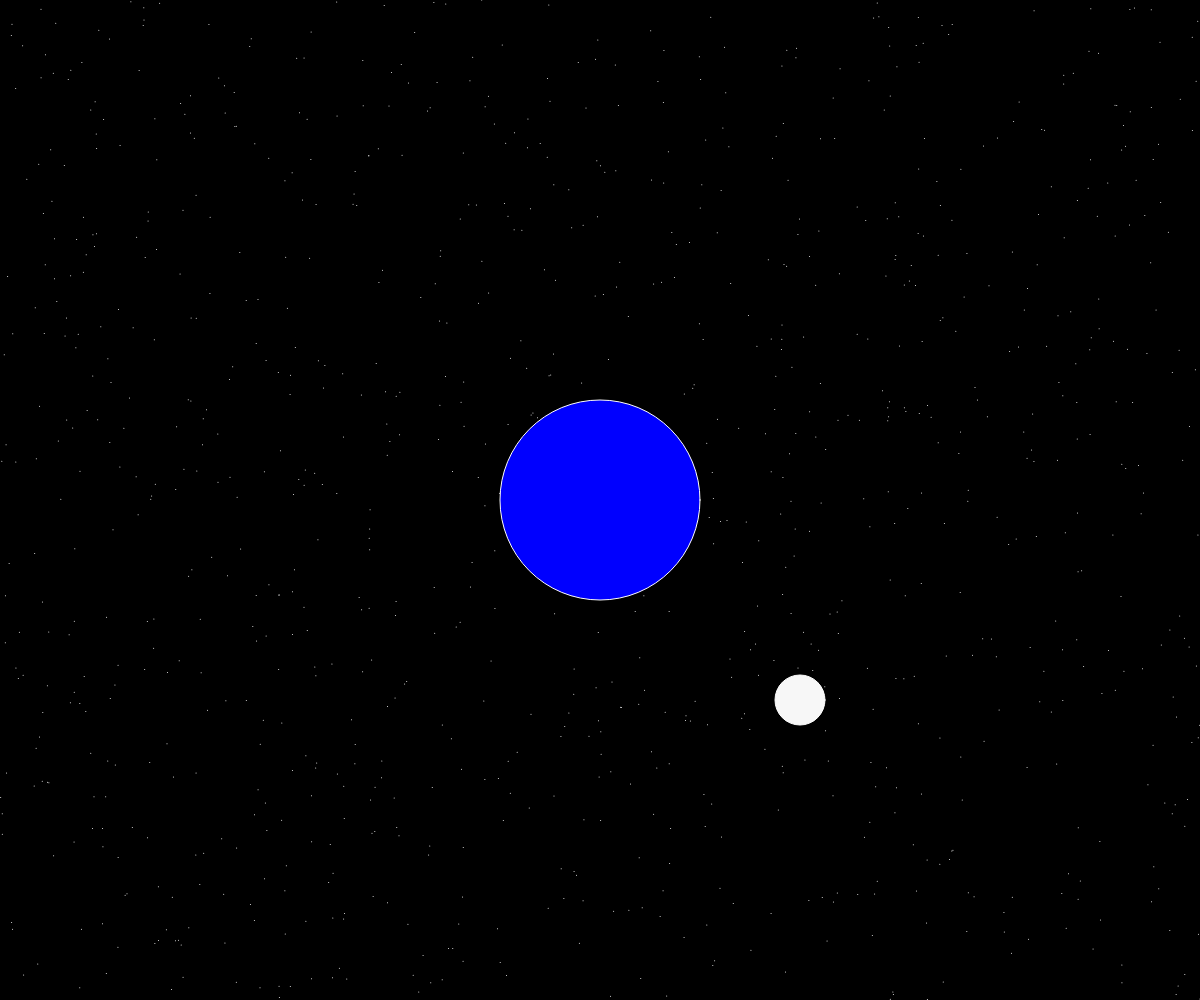
Frame 1 (no input)
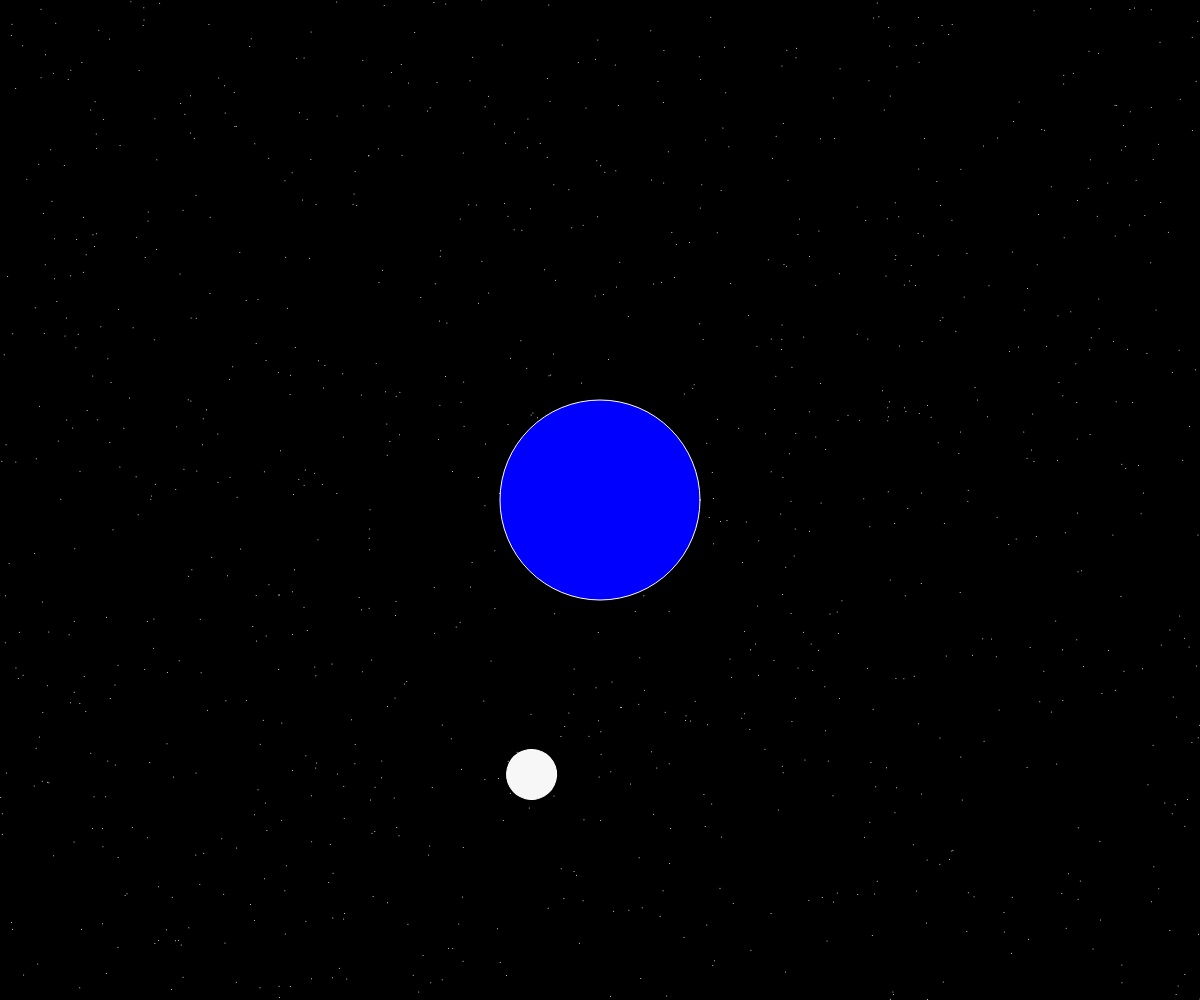
Frame 60 (no input)
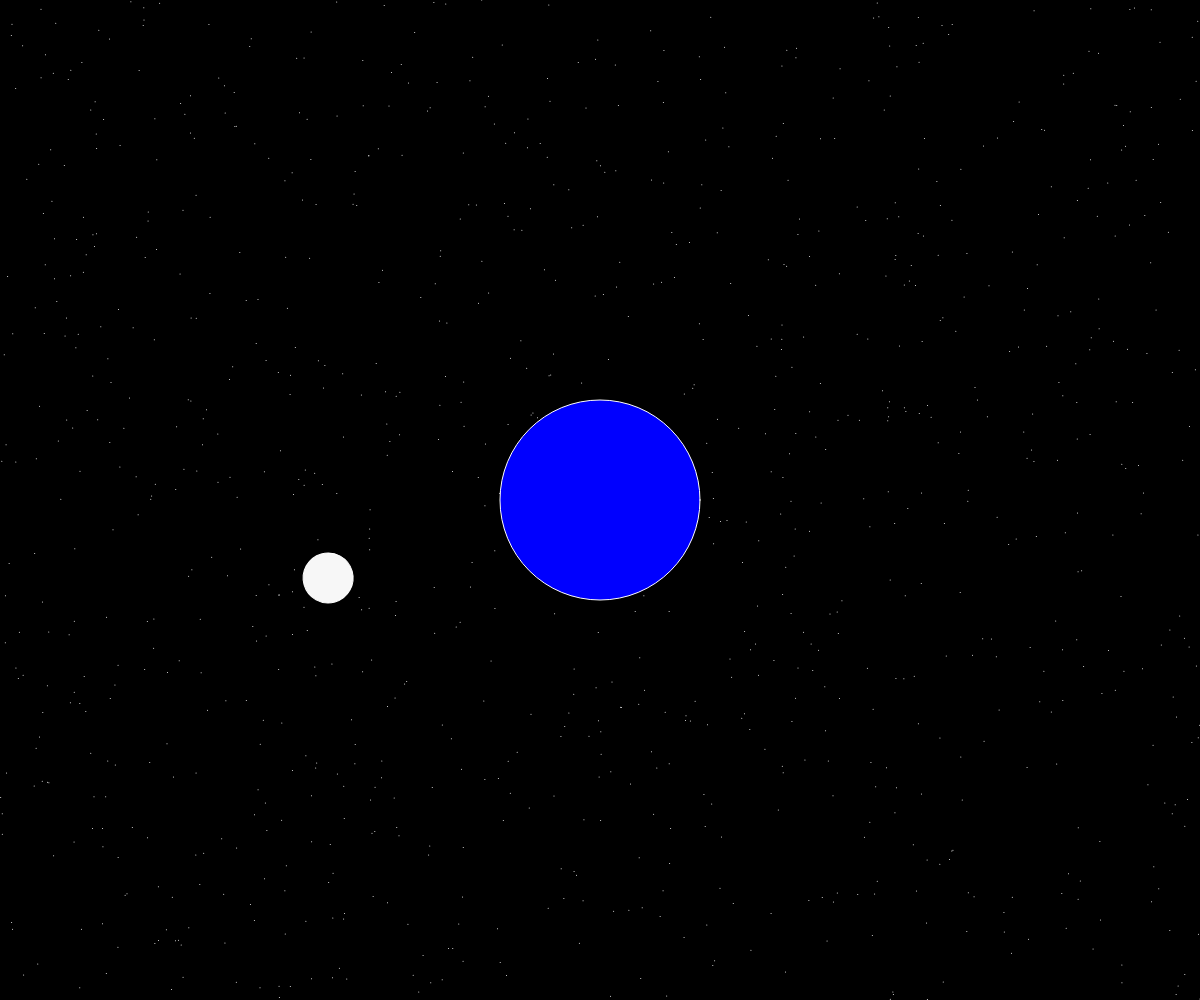
Frame 120 (the mouse pressed at the canvas centre since frame 60)

The p5.js sketch that drew these frames (run headless with seeded random() and noise() and a simulated clock; from frame 60 on, the mouse is pressed at the canvas centre):

// p5.js sketch
// ── sketch.js

//Array
let stars = [];

//my variables
let angle = 0;
  //earth function
function earth(){
    fill('blue');
    ellipse(width*.5,height*.5,200);
}
function moon(){
  translate( width*0.5, height*0.5 );
      rotate( radians(angle));
        fill( 'rgb(247, 247, 247)' );
        ellipse(200,200,50);

   angle = angle + 1;
}


//setup function
function setup() {
  createCanvas(windowWidth, windowHeight);
  background('Black');
  for (let i = 0; i < 1000; i++){
    let x = random(width);
    let y = random(height);
    let r = 1;
    stars[i] = new Star(x,y,r);
  }
}

//draw function
function draw() {
  background('black');
  for (let i = 0; i < stars.length; i++){
    stars[i].show();
    }
    earth();
    moon();
  }

//making my objects
class Star {
    constructor(x,y,r){
      this.x = x;
      this.y = y;
      this.r = r;
  }
  show(){
    stroke(random('white','blue'));
    strokeWeight(this.r);
    point(this.x,this.y);
  }
}

//funciion earth(){

//};
